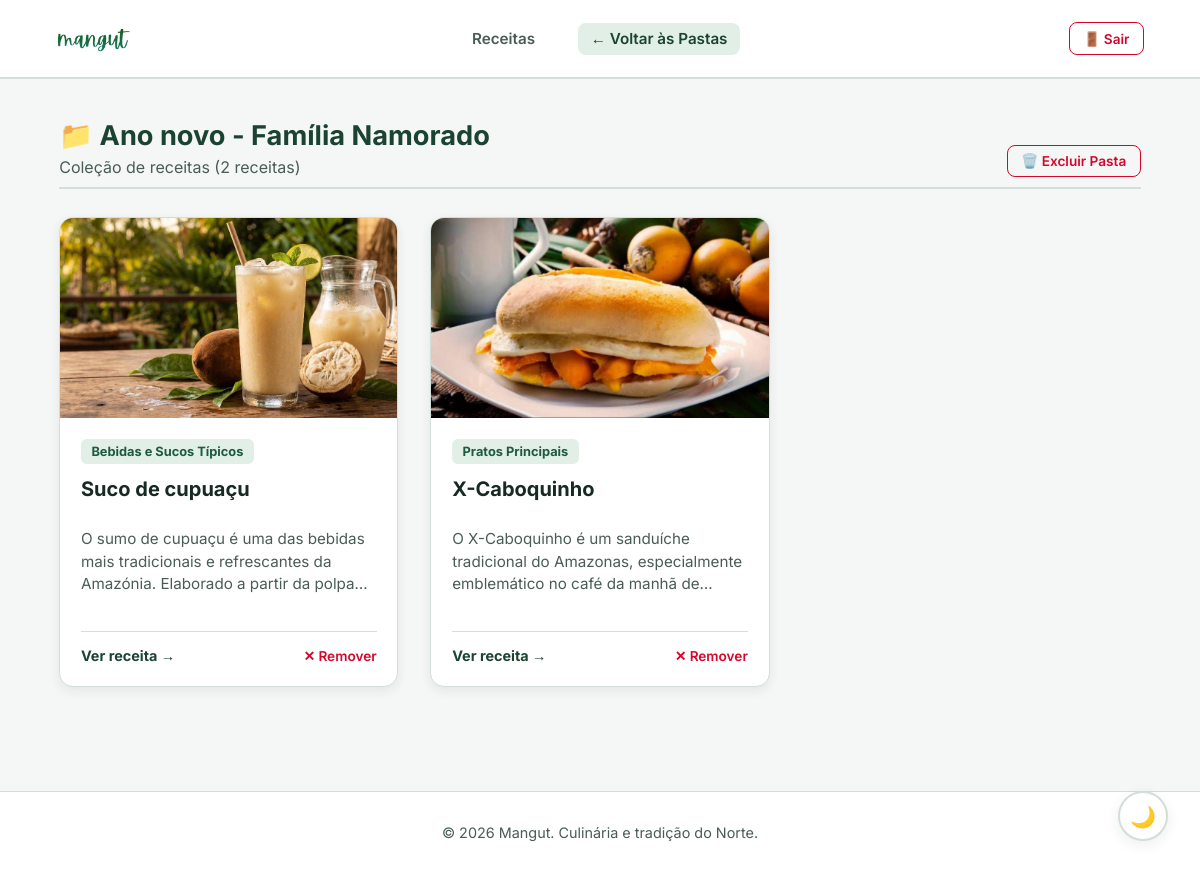
Screenshot of /pastas/2 (signed in) with the database file from the repository.
### app/models.py (models this page shows)
class PastaReceitas(db.Model):
    __tablename__ = 'pastas_receitas_usuario'
    id = db.Column(db.Integer, primary_key=True)
    nome = db.Column(db.String(100), nullable=False)
    descricao = db.Column(db.String(255), nullable=True)
    data_criacao = db.Column(db.DateTime, default=datetime.utcnow)
    gastronomo_id = db.Column(db.Integer, db.ForeignKey('gastronomos.idgastronomos'), nullable=False)
    usuario = db.relationship('Gastronomo', back_populates='pastas')
    receitas_salvas = db.relationship('Receita', secondary=pastas_receitas, backref='pastas_onde_esta_salva',
                                      lazy='subquery')

class Receita(db.Model):
    __tablename__ = 'receitas'
    idreceitas = db.Column(db.Integer, primary_key=True)
    nome = db.Column(db.String(100), nullable=False)
    descricao = db.Column(db.Text, nullable=False)
    lista_ingredientes = db.Column(db.Text, nullable=False)
    modo_preparo = db.Column(db.Text, nullable=False)
    imagem_url = db.Column(db.String(255), nullable=True)
    visualizacoes = db.Column(db.Integer, default=0)
    status = db.Column(db.String(20), default='ativo')
    data_criacao = db.Column(db.DateTime, default=datetime.utcnow)
    categoria_idcategoria = db.Column(db.Integer, db.ForeignKey('categoria.idcategoria'), nullable=False)
    gastronomos_idgastronomos = db.Column(db.Integer, db.ForeignKey('gastronomos.idgastronomos'), nullable=False)
    categoria_rel = db.relationship('Categoria', back_populates='receitas')
    autor = db.relationship('Gastronomo', back_populates='receitas')
    avaliacoes = db.relationship('AvaliacaoReceita', back_populates='receita', lazy=True, cascade='all, delete-orphan')

class Categoria(db.Model):
    __tablename__ = 'categoria'
    idcategoria = db.Column(db.Integer, primary_key=True)
    nome = db.Column(db.String(50), nullable=False)
    receitas = db.relationship('Receita', back_populates='categoria_rel', lazy=True)

### app/routes.py (the view)
@main.route('/pastas/<int:id>')
@login_required
def ver_pasta(id):
    pasta = PastaReceitas.query.filter_by(id=id, gastronomo_id=current_user.idgastronomos).first_or_404()
    receitas_formatadas = formatar_receitas(Receita.query.filter(Receita.idreceitas.in_([r.idreceitas for r in pasta.receitas_salvas]))) if pasta.receitas_salvas else []
    return render_template('detalhe_pasta.html', pasta=pasta, receitas=receitas_formatadas)

### app/routes.py (called while the page is built)
def formatar_receitas(query_obj):
    receitas_db = query_obj.all()
    formatadas = []
    for r in receitas_db:
        avaliacoes = AvaliacaoReceita.query.filter_by(receitas_idreceitas=r.idreceitas).all()
        qtd = len(avaliacoes)
        media = round(sum(a.avaliacoes for a in avaliacoes) / qtd, 1) if qtd > 0 else 0.0
        formatadas.append({
            "id": r.idreceitas,
            "nome": r.nome,
            "categoria": r.categoria_rel.nome,
            "categoria_id": r.categoria_idcategoria,
            "descricao": r.descricao,
            "imagem_url": r.imagem_url,  # 🟢 Fica None caso não exista foto
            "media_estrelas": media,
            "qtd_avaliacoes": qtd
        })
    return formatadas

### app/templates/detalhe_pasta.html (shortened to what this page needs)
<!DOCTYPE html>
<html lang="pt-br">
<head>
    <link rel="stylesheet" href="{{ url_for('static', filename='css/style.css') }}">
</head>
<body>
    <header class="navbar">
        <a href="/" class="logo-link">
            <img src="{{ url_for('static', filename='img/logo.png') }}" alt="Logo Mangut" class="navbar-logo">
        </a>
        <nav class="nav-links">
            <a href="/receitas">Receitas</a>
            <a href="/pastas" class="active">← Voltar às Pastas</a>
        </nav>
        <div class="nav-actions">
            <a href="/logout" class="btn-logout">🚪 Sair</a>
        </div>
    </header>
    <main class="container">
        <div class="section-header">
            <div>
                <h2>📁 {{ pasta.nome }}</h2>
                <p style="color: var(--text-secondary); margin-top: 0.3rem;">{{ pasta.descricao or 'Coleção de receitas' }} ({{ receitas|length }} receitas)</p>
            </div>
            <form action="{{ url_for('main.excluir_pasta', id=pasta.id) }}" method="POST" onsubmit="return confirm('Tem certeza que deseja excluir esta pasta? As receitas continuarão no site.');">
                <button type="submit" class="btn-logout" style="font-size: 0.85rem;">🗑️ Excluir Pasta</button>
            </form>
        </div>
        {% if receitas %}
            <div class="recipe-grid">
                {% for receita in receitas %}
                <div style="display: flex; flex-direction: column; background: var(--bg-card); border-radius: 14px; border: 1px solid var(--border-color); box-shadow: 0 4px 12px var(--card-shadow); overflow: hidden;">
                    {% if receita.imagem_url %}
                        <img src="{{ receita.imagem_url }}" alt="{{ receita.nome }}" class="card-img">
                    {% endif %}
                    <div class="card-content" style="flex: 1; display: flex; flex-direction: column; justify-content: space-between; padding: 1.3rem;">
                        <div>
                            <span class="card-tag">{{ receita.categoria }}</span>
                            <h3 style="margin: 0.8rem 0 0.4rem 0; font-size: 1.25rem;">{{ receita.nome }}</h3>
                            <p style="color: var(--text-secondary); font-size: 0.95rem; line-height: 1.5;">{{ receita.descricao }}</p>
                        </div>
                        <div style="display: flex; justify-content: space-between; align-items: center; margin-top: 1.2rem; border-top: 1px solid var(--border-color); padding-top: 0.8rem;">
                            <a href="{{ url_for('main.detalhe_receita', id=receita.id) }}" style="color: var(--text-accent); font-weight: 700; text-decoration: none; font-size: 0.9rem;">Ver receita →</a>
                            <form action="{{ url_for('main.alternar_salvar_pasta', receita_id=receita.id) }}" method="POST">
                                <button type="submit" style="background: none; border: none; color: #d90429; cursor: pointer; font-size: 0.85rem; font-weight: 600;" title="Remover desta pasta">
                                    ✕ Remover
                                </button>
                            </form>
                        </div>
                    </div>
                </div>
                {% endfor %}
            </div>
        {% endif %}
    </main>
    <footer>
        <p>&copy; 2026 Mangut. Culinária e tradição do Norte.</p>
    </footer>
    <button id="theme-toggle" class="theme-toggle-floating" title="Alternar Modo Escuro">🌙</button>
</body>
</html>

### app/static/css/style.css (style rules this page uses)
:root { --bg-main: #f5f7f6; --bg-card: #ffffff; --bg-surface: #eaf1ed; --bg-hero: #e1efe7; --text-primary: #182822; --text-secondary: #4a5c54; --text-accent: #1b4332; --border-color: #d2ded7; --tag-bg: #e1efe6; --tag-text: #1e5a3f; --btn-cta: #1e5a3f; --btn-cta-hover: #182822; --card-shadow: rgba(24, 40, 34, 0.08); }
* { margin: 0; padding: 0; box-sizing: border-box; font-family: 'Inter', sans-serif; transition: background-color 0.25s ease, color 0.25s ease, border-color 0.25s ease; }
html { scroll-behavior: smooth; }
body { background-color: var(--bg-main); color: var(--text-primary); min-height: 100vh; display: flex; flex-direction: column; }
.navbar { display: flex; justify-content: space-between; align-items: center; padding: 1.1rem 3.5rem; background-color: var(--bg-card); border-bottom: 2px solid var(--border-color); position: sticky; top: 0; z-index: 1000; }
.logo-link { display: flex; align-items: center; text-decoration: none; }
.navbar-logo { height: 42px; width: auto; }
.nav-links a { margin: 0 0.8rem; text-decoration: none; color: var(--text-secondary); font-weight: 600; font-size: 0.95rem; padding: 0.4rem 0.8rem; border-radius: 8px; }
.nav-links a:hover, .nav-links a.active { color: var(--text-accent); background-color: var(--tag-bg); }
.nav-actions { display: flex; align-items: center; gap: 0.9rem; }
.btn-logout { display: inline-flex; align-items: center; gap: 0.35rem; color: #d90429; border: 1px solid #d90429; background-color: transparent; padding: 0.45rem 0.85rem; border-radius: 8px; font-size: 0.85rem; font-weight: 600; text-decoration: none; }
.container { max-width: 1120px; margin: 2.5rem auto; padding: 0 1.2rem; flex: 1; width: 100%; }
.section-header { display: flex; justify-content: space-between; align-items: flex-end; margin-bottom: 1.8rem; border-bottom: 2px solid var(--border-color); padding-bottom: 0.6rem; }
.section-header h2 { color: var(--text-accent); font-size: 1.7rem; }
.recipe-grid { display: grid; grid-template-columns: repeat(auto-fill, minmax(320px, 1fr)); gap: 2rem; }
.card-img { width: 100%; height: 200px; object-fit: cover; background-color: var(--bg-surface); }
.card-content { padding: 1.3rem; display: flex; flex-direction: column; justify-content: space-between; flex-grow: 1; }
.card-content h3 { display: -webkit-box; -webkit-line-clamp: 2; -webkit-box-orient: vertical; overflow: hidden; text-overflow: ellipsis; min-height: 2.8rem; margin: 0.5rem 0; }
.card-content p { display: -webkit-box; -webkit-line-clamp: 3; -webkit-box-orient: vertical; overflow: hidden; text-overflow: ellipsis; line-height: 1.5; min-height: 4.5em; color: var(--text-secondary); font-size: 0.92rem; margin-bottom: 1rem; }
.card-tag { background: var(--tag-bg); color: var(--tag-text); font-size: 0.8rem; font-weight: 700; padding: 0.3rem 0.65rem; border-radius: 6px; display: inline-block; }
.theme-toggle-floating { position: fixed; bottom: 2rem; right: 2rem; width: 50px; height: 50px; background-color: var(--bg-card); border: 2px solid var(--border-color); color: var(--text-primary); border-radius: 50%; cursor: pointer; font-size: 1.3rem; display: flex; align-items: center; justify-content: center; box-shadow: 0 4px 14px var(--card-shadow); z-index: 1000; }
footer { text-align: center; padding: 2rem; color: var(--text-secondary); font-size: 0.9rem; border-top: 1px solid var(--border-color); background: var(--bg-card); margin-top: 4rem; }
img, video, canvas { max-width: 100%; height: auto; }
:root { --featured-bg-overlay: rgba(245, 247, 246, 0.88); }

### rows the page displays
PastaReceitas: nome "Ano novo - Família Namorado", descricao "Coleção de receitas"
Receita: imagem_url (picture), nome "Suco de cupuaçu", descricao "O sumo de cupuaçu é uma das bebidas mais tradicionais e refrescantes da Amazónia. Elaborado a partir da…"
Categoria: categoria "Bebidas e Sucos Típicos"
Receita: imagem_url (picture), nome "X-Caboquinho", descricao "O X-Caboquinho é um sanduíche tradicional do Amazonas, especialmente emblemático no café da manhã…"
Categoria: categoria "Pratos Principais"

### other values shown
{{ receitas|length }} "2"
